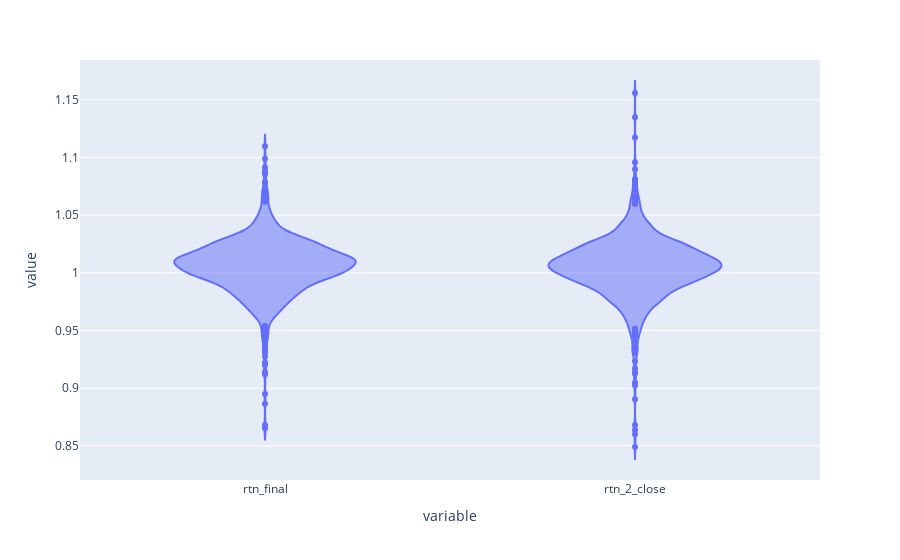

The cell this chart's notebook holds for it:
### Code cell
(
    df_order_reg_data_merged
    .groupby('Date')
    [['rtn_final', 'rtn_2_close']]
    .mean()
).plot(kind='violin')

### Figure 1 — Plotly figure (JSON) as saved in the notebook; plotly's stock layout.template omitted (floating-point values rounded to 4 significant figures; data arrays with more than 128 entries replaced by an {"elided": "..."} marker saying what was removed)
{"data": [{"alignmentgroup": "True", "box": {"visible": false}, "hovertemplate": "variable=%{x}<br>value=%{y}<extra></extra>", "legendgroup": "", "marker": {"color": "#636efa"}, "name": "", "offsetgroup": "", "orientation": "v", "scalegroup": "True", "showlegend": false, "type": "violin", "x": {"elided": "2212 str values"}, "x0": " ", "xaxis": "x", "y": {"elided": "2212 float values"}, "y0": " ", "yaxis": "y"}], "layout": {"legend": {"tracegroupgap": 0}, "margin": {"t": 60}, "violinmode": "group", "xaxis": {"anchor": "y", "domain": [0, 1], "title": {"text": "variable"}}, "yaxis": {"anchor": "x", "domain": [0, 1], "title": {"text": "value"}}}}
